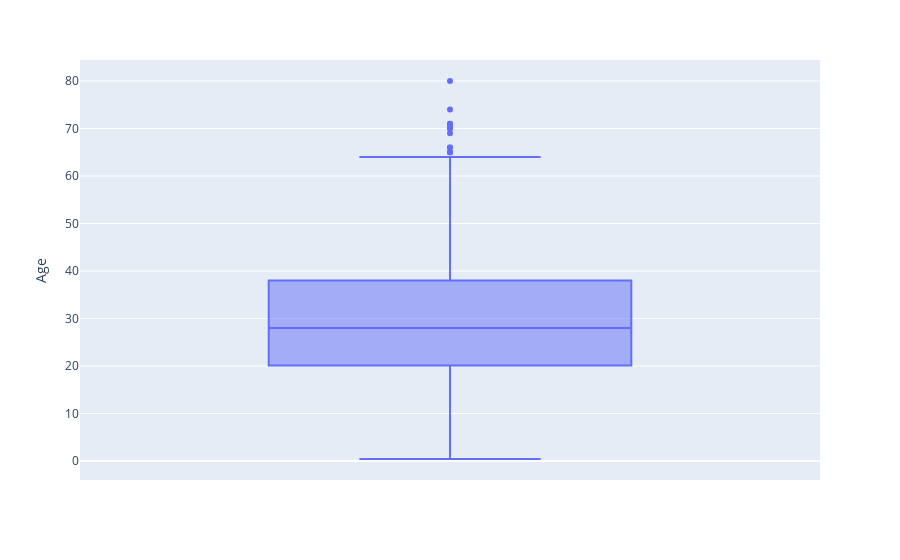

Here is the notebook cell this chart was saved with:
### Code cell
px.box(t, y="Age")

### Figure 1 — Plotly figure (JSON) as saved in the notebook; plotly's stock layout.template omitted (floating-point values rounded to 4 significant figures; data arrays with more than 128 entries replaced by an {"elided": "..."} marker saying what was removed)
{"data": [{"alignmentgroup": "True", "hovertemplate": "Age=%{y}<extra></extra>", "legendgroup": "", "marker": {"color": "#636efa"}, "name": "", "notched": false, "offsetgroup": "", "orientation": "v", "showlegend": false, "type": "box", "x0": " ", "xaxis": "x", "y": {"elided": "887 float values"}, "y0": " ", "yaxis": "y"}], "layout": {"boxmode": "group", "legend": {"tracegroupgap": 0}, "margin": {"t": 60}, "xaxis": {"anchor": "y", "domain": [0, 1]}, "yaxis": {"anchor": "x", "domain": [0, 1], "title": {"text": "Age"}}}}
